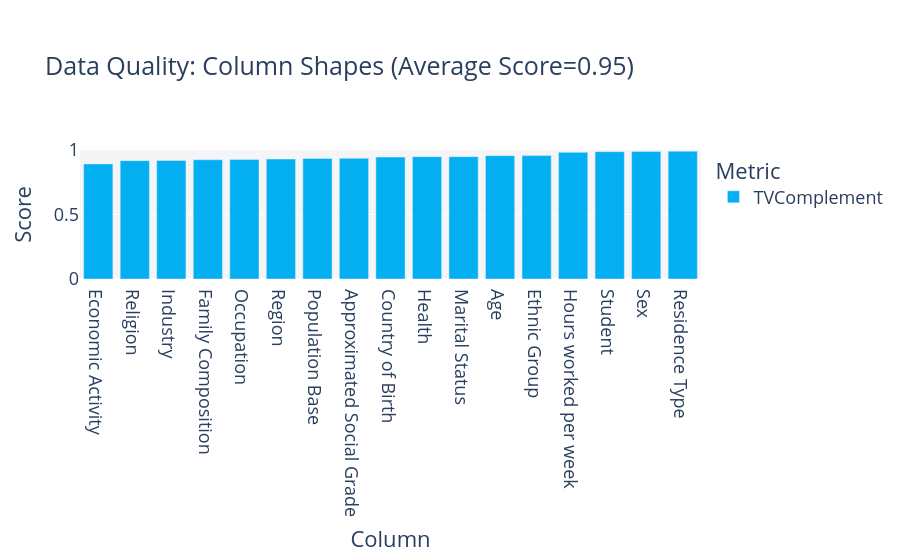

Notebook source saved alongside this figure:
### Markdown cell above
## Statistical similarity evaluation

### Code cell
metadata = convert_metadata_to_sdm_format(full_ds.description.schema)
quality_report = QualityReport()
quality_report.generate(train_ds.data, synth_data.data, metadata)
fig = quality_report.get_visualization(property_name='Column Shapes')
fig.show()

results_exp['Column Pair Trends'] = quality_report.get_details('Column Pair Trends').mean()['Score']
results_exp['Column Shapes'] = quality_report.get_details('Column Shapes').mean()['Score']

### Figure 1 — Plotly figure (JSON) as saved in the notebook; plotly's stock layout.template omitted (floating-point values rounded to 4 significant figures)
{"data": [{"alignmentgroup": "True", "customdata": [["TVComplement"], ["TVComplement"], ["TVComplement"], ["TVComplement"], ["TVComplement"], ["TVComplement"], ["TVComplement"], ["TVComplement"], ["TVComplement"], ["TVComplement"], ["TVComplement"], ["TVComplement"], ["TVComplement"], ["TVComplement"], ["TVComplement"], ["TVComplement"], ["TVComplement"]], "hovertemplate": "<b>%{hovertext}</b><br><br>Metric=%{customdata[0]}<br>Score=%{y}<extra></extra>", "hovertext": ["Region", "Residence Type", "Family Composition", "Population Base", "Sex", "Age", "Marital Status", "Student", "Country of Birth", "Health", "Ethnic Group", "Religion", "Economic Activity", "Occupation", "Industry", "Hours worked per week", "Approximated Social Grade"], "legendgroup": "TVComplement", "marker": {"color": "#03AFF1", "pattern": {"shape": ""}}, "name": "TVComplement", "offsetgroup": "TVComplement", "orientation": "v", "showlegend": true, "textposition": "auto", "type": "bar", "x": ["Region", "Residence Type", "Family Composition", "Population Base", "Sex", "Age", "Marital Status", "Student", "Country of Birth", "Health", "Ethnic Group", "Religion", "Economic Activity", "Occupation", "Industry", "Hours worked per week", "Approximated Social Grade"], "xaxis": "x", "y": [0.93, 0.9906, 0.9244, 0.9348, 0.9886, 0.9562, 0.9486, 0.9874, 0.9451, 0.9484, 0.9565, 0.9175, 0.892, 0.9258, 0.9183, 0.9816, 0.9356], "yaxis": "y"}], "layout": {"barmode": "relative", "font": {"size": 18}, "legend": {"title": {"text": "Metric"}, "tracegroupgap": 0}, "margin": {"t": 150}, "plot_bgcolor": "#F5F5F8", "title": {"text": "Data Quality: Column Shapes (Average Score=0.95)"}, "xaxis": {"anchor": "y", "categoryorder": "total ascending", "domain": [0, 1], "title": {"text": "Column"}}, "yaxis": {"anchor": "x", "domain": [0, 1], "range": [0, 1], "title": {"text": "Score"}}}}
